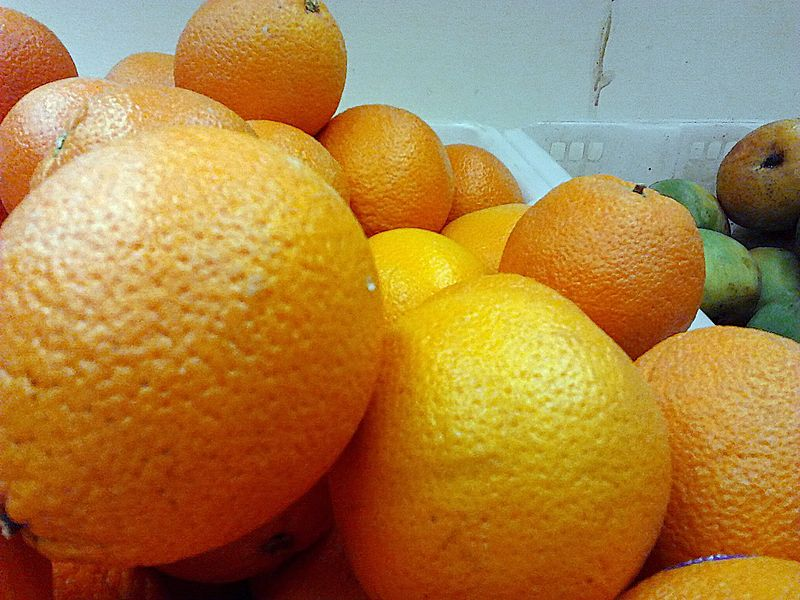
//> input picture Lab_02/C++/Oranges.jpg, 800 x 600 px
$ ./padlo_en   (built with g++ and OpenCV 4)
//> lines starting //> are read from the running program, lines starting //| are printed output that depends on the picture
//> further down, benchmark is the input picture: 600 rows x 800 cols, CV_8UC3; mean B, G, R 66, 129.3, 172.1
#include <iostream>
#include <string>
#include <vector>

#include <opencv2/core.hpp>
#include <opencv2/highgui.hpp>
#include <opencv2/imgproc.hpp>

using namespace std;
using namespace cv;


void convert(const Mat rgb, vector<Mat>& dest) {
	//we normalize the RGB image:
	//rgb: 8bit/channel: R, G, B values in [0; 255]
	//rgbf: 32bit/channel: r, g, b values in [0.0; 1.0]  (floats)
	Mat rgbf;
	rgb.convertTo(rgbf, CV_32FC3, 1 / 255.0);

	//we change the color space, because the Lab is more appropriate to measure color difference
	Mat labf;
	cvtColor(rgbf, labf, COLOR_BGR2Lab);
//> labf: 600 rows x 800 cols, CV_32FC3; mean of channels 0, 1, 2 57.6, 12.3, 38.5

	//we split the image.
	//labf is a 3-channel image after we split it, we have three one-channel image in a dest vector.
	cv::split(labf, dest);
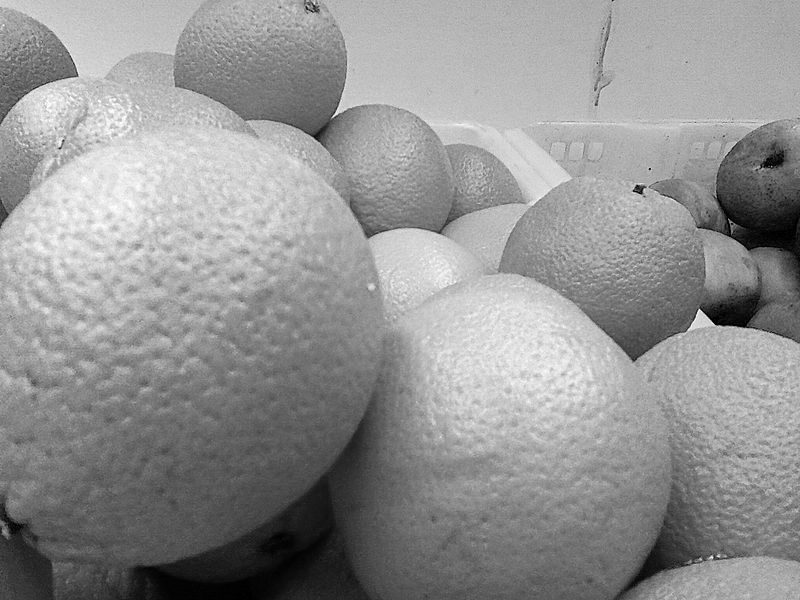
//> dest[0]: 600 rows x 800 cols, CV_32FC1; min 0, max 99.68, mean 57.6; drawn with min black and max white
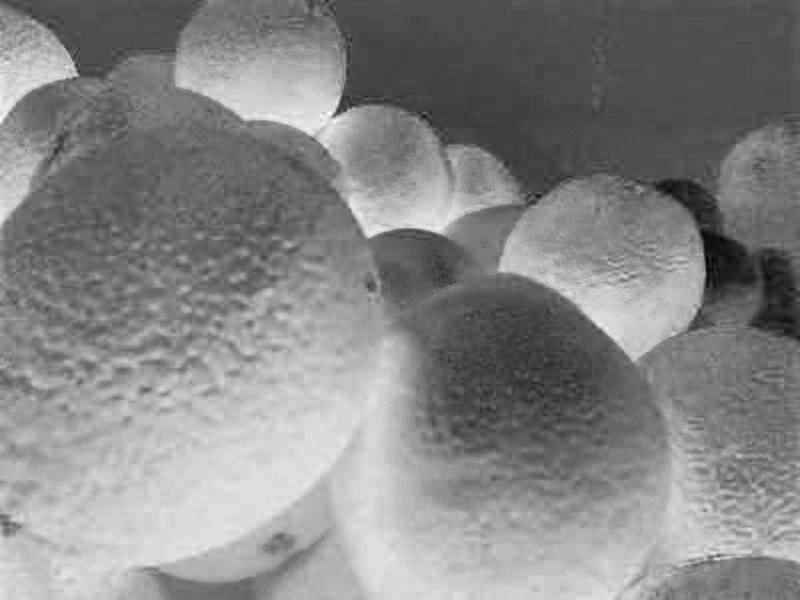
//> dest[1]: 600 rows x 800 cols, CV_32FC1; min -36.56, max 56.28, mean 12.3; drawn with min black and max white
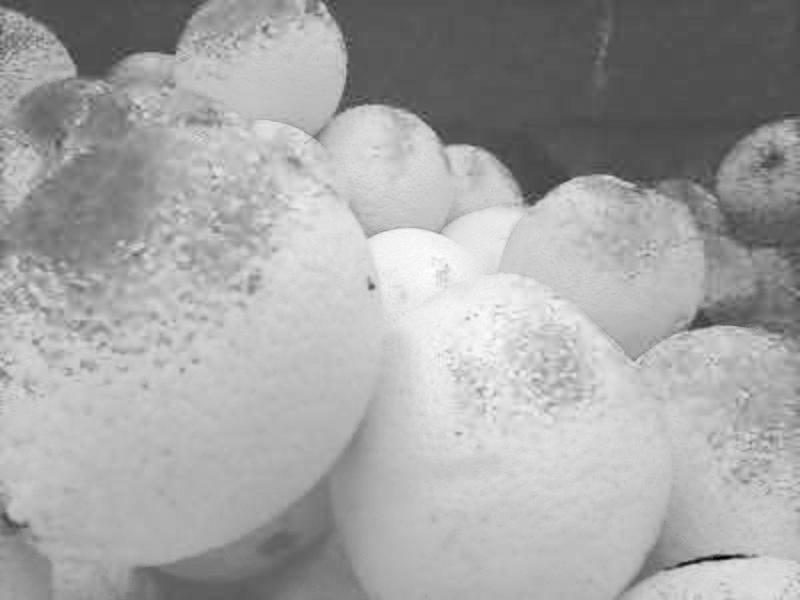
//> dest[2]: 600 rows x 800 cols, CV_32FC1; min -53.06, max 88.23, mean 38.5; drawn with min black and max white
}

int main() {
	//we read the benchmark image (add the directory to the path, if you need)
	Mat benchmark = imread("Oranges.jpg");
	//we will get an error message, if the image does not exist
	assert(!benchmark.empty());

	//we convert it with our function
	vector<Mat> benchmark_channels;
	convert(benchmark, benchmark_channels);   //echannels[0], echannels[1] and echannels[2] contains the L, a, b image respectively

	//we will read the other image one by one
	for (int i = 1; i <= 7; ++i) {
		//we read a sample image (add the directory to the path, if you need)
		string path = "floor_tile" + std::to_string(i) + ".png";
		Mat sample = imread(path);
//> floor_tile1.png cannot be read in this run, so this picture is empty
		//we will get an error message, if the image does not exist
//> (the run ends here: the program stops with an error, at `assert(!sample.empty());`)
